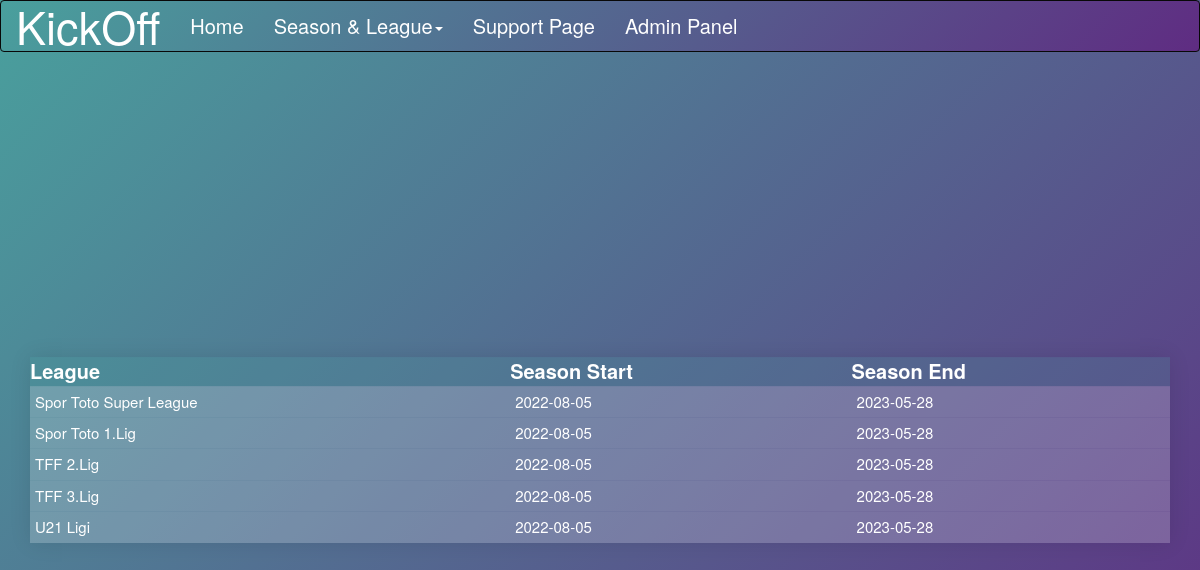
The app's page /project/including.php with its own data.
### tables this page shows
CREATE TABLE `including` (
  `sid` int(11) NOT NULL,
  `lid` int(11) NOT NULL
);

CREATE TABLE `leagues` (
  `lid` int(11) NOT NULL,
  `lname` varchar(40) DEFAULT NULL
);

CREATE TABLE `seasons` (
  `sid` int(11) NOT NULL,
  `startd` date DEFAULT NULL,
  `endd` date DEFAULT NULL
);

### project/including.php (the view, shortened to what this page needs)
<?php
include "config.php";
?>
<!DOCTYPE html>
<html lang="en">
<head>
    <link rel="stylesheet" href="style.css">
</head>
<body>
    <?php include "Navbar.php" ?>
    <div class="container">
        <table align="center" >
            <tr>
                <th> League </th>
                <th> Season Start </th>
                <th> Season End </th>
            </tr>
            <?php
        $sql_statement = "SELECT i.sid, i.lid, l.lid, l.lname, s.sid, s.startd, s.endd
                          FROM including i, seasons s , leagues l
                          WHERE l.lid = i.lid
                          AND i.sid = s.sid";
        $result = mysqli_query($db, $sql_statement);
        while ($row = mysqli_fetch_assoc($result)) {
            $league_name = $row['lname'];
            $season_start = $row['startd'];
            $season_end = $row['endd'];
            echo "<tr>" . "<td>" . $league_name . "</td>" . "<td>" . $season_start . "</td>" . "<td>" . $season_end . "</td>" . "</tr>";
        }
        ?>
    </div>
</body>
</html>

### project/style.css (style rules this page uses)
html, body { height: 100%; }
body { margin: 0; background: linear-gradient(135deg, #49a09d, #5f2c82); font-family: sans-serif; font-weight: 100; }
.container { position: absolute; top: 50%; left: 50%; transform: translate(-50%, -50%); }
table { margin-top: 10rem; width: 100%; border-collapse:hidden; box-shadow: 0 0 20px rgba(0, 0, 0, 0.1); }
th, td { padding: 15px; background-color: rgba(255, 255, 255, 0.2); color: #fff; }
th { text-align: left; font-size: 20px; background-color: rgba(73,160,157,0.2); }
tbody td { position: relative; font-size: 15px; padding: 5px; font-weight: 300;; }

### records on screen
including: lid.lname "Spor Toto Super League", sid.startd "2022-08-05", sid.endd "2023-05-28"
including: lid.lname "Spor Toto 1.Lig", sid.startd "2022-08-05", sid.endd "2023-05-28"
including: lid.lname "TFF 2.Lig", sid.startd "2022-08-05", sid.endd "2023-05-28"
including: lid.lname "TFF 3.Lig", sid.startd "2022-08-05", sid.endd "2023-05-28"
including: lid.lname "U21 Ligi", sid.startd "2022-08-05", sid.endd "2023-05-28"
